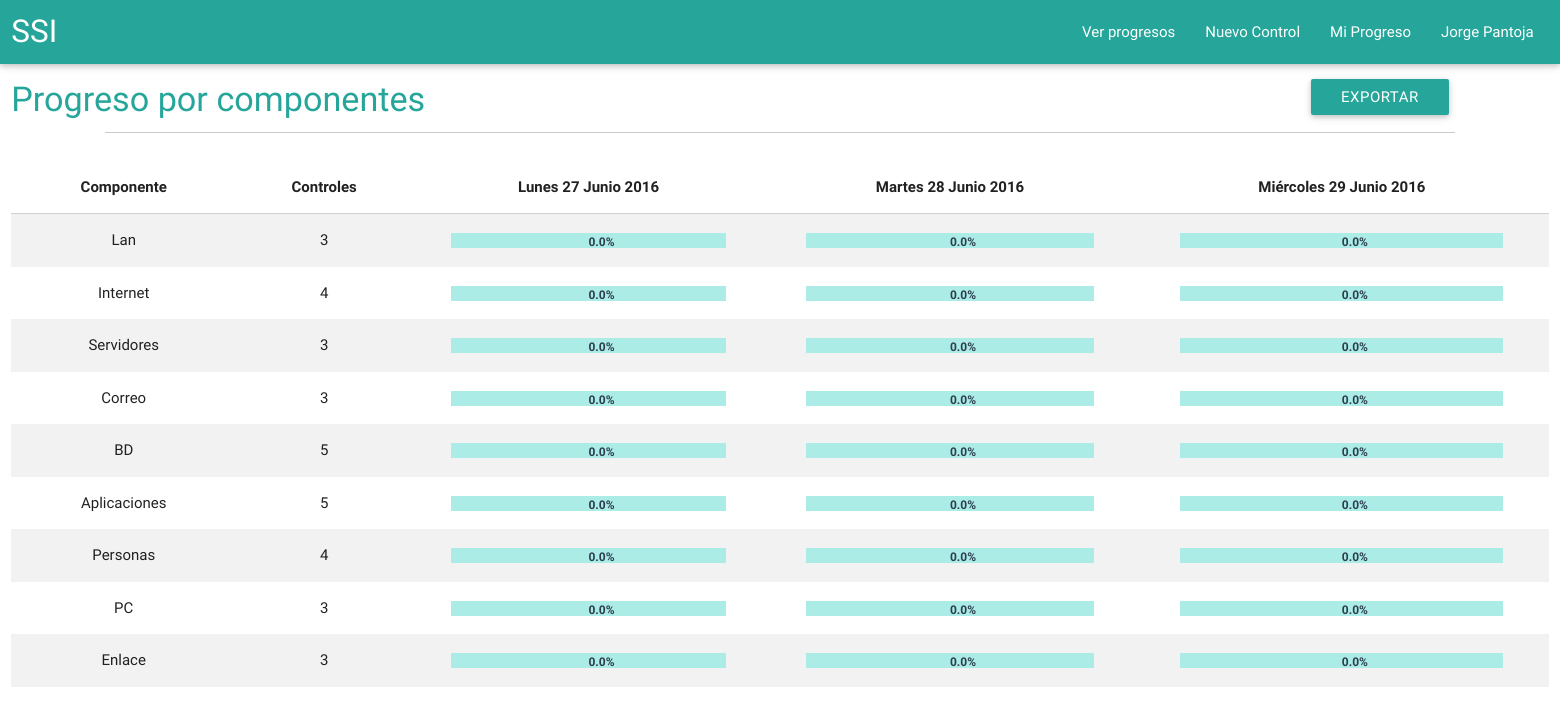
Screenshot of / (signed in) with the database file from the repository.
### userprofiles/models.py (models this page shows, shortened)
class Userprofile(AbstractBaseUser):
    email = models.EmailField(
        verbose_name='email address',
        max_length=255,
        unique=True,
    )
    name = models.CharField(max_length=255)
    lastname = models.CharField(max_length=255)
    is_active = models.BooleanField(default=True)
    is_admin = models.BooleanField(default=False)
    objects = UserprofileManager()
    USERNAME_FIELD = 'email'
    REQUIRED_FIELDS = ['name','lastname']

### components/models.py (models this page shows, shortened)
class Component(models.Model):
	name = models.CharField(max_length=255)
	class Meta:
		ordering = ('id',)

### SSI/views.py (the view, shortened to what this page needs)
# urls.py: url(r'^$',views.start, name='index'),
def start(request):
	if request.user.is_authenticated():
		if request.user.is_admin:
			componentdata=[]
			components = Component.objects.all()
			today = datetime.now()
			yesterday = today - timedelta(days=1)
			beforeyesterday = yesterday - timedelta(days=1)
			for c in components:
				taskquantity=Task.objects.filter(component=c).count()
				todayvalue = totalValue(c,today)
				yesterdayvalue = totalValue(c,yesterday)
				beforeyesterdayvalue = totalValue(c,beforeyesterday)
				data={'id':c.id,
				'name':c.name,
				'taskquantity':taskquantity,
				'todayvalue':todayvalue,
				'yesterdayvalue':yesterdayvalue,
				'beforeyesterdayvalue':beforeyesterdayvalue,
				}
				componentdata.append(data)
			context={'componentdata' : componentdata}
			context['todaydate']=today
			context['yesterdaydate']=yesterday
			context['beforeyesterdaydate']=beforeyesterday
			return render(request, 'index.html', context)
	else:
		return render(request, 'sign/signin.html', {})

### SSI/views.py (called while the page is built)
def totalValue(component,daydate):
	tasks = Task.objects.filter(component=component)
	totalValue=0
	cant=0
	for t in tasks:
		try:
			progress = Progress.objects.get(task=t,date=daydate)
			totalValue += progress.value
		except Progress.DoesNotExist:
			totalValue += 0
		cant+=1
	return round(totalValue/cant,2)

### templates/index.html (shortened to what this page needs)
{% extends "base.html" %}
{% block content %}
<div class="row">
	<div class="col s6">
		<h4>Progreso por componentes</h4>
	</div>
	<div class="col s6 push-s4" style="top:15px">
		<a class="btn waves-effect waves-light" onclick="exportTo('xls');" href="javascript://">Exportar</a>
	</div>
	<hr>
</div>
<div class="row ">
	<div class="col m12">
		<table  class="table centered striped">
        <thead>
          <tr>
              <th data-field="id">Componente</th>
              <th data-field="name">Controles</th>
              <th data-field="price">{{beforeyesterdaydate|date:"l d F Y"}}</th>
              <th data-field="price">{{yesterdaydate|date:"l d F Y"}}</th>
              <th data-field="price">{{todaydate|date:"l d F Y"}}</th>
          </tr>
        </thead>
        <tbody>
        {% for c in componentdata %}
			<tr>
				<td>{{c.name}}</td>
				<td>{{c.taskquantity}}</td>
				<td>
					<div id="{{c.id}}beforeyesterday" class="componentprogress">
					    <label id="status{{c.id}}beforeyesterday" class="progressstatus">{{c.beforeyesterdayvalue}}%</label>
					</div>
				</td>
				<td>
					<div id="{{c.id}}yesterday" class="componentprogress">
					    <label id="status{{c.id}}yesterday" class="progressstatus">{{c.yesterdayvalue}}%</label>
					</div>
				</td>
				<td>
					<div id="{{c.id}}today" class="componentprogress">
					    <label id="status{{c.id}}today" class="progressstatus">{{c.todayvalue}}%</label>
					</div>
				</td>
			</tr>
		{% endfor %}
        </tbody>
      </table>
	</div>
</div>
{% endblock %}

### templates/base.html (shortened to what this page needs)
<!DOCTYPE html>
<html lang="es">
<head>
	{% load staticfiles %}
	<link rel="stylesheet" type="text/css" href="{% static 'css/materialize.css' %}">
	<link rel="stylesheet" type="text/css" href="{% static 'css/app.css' %}">
</head>
<body>
	<nav>
		<div class="row">
		    <div class="nav-wrapper">
		    	<div class="col s12">
			      	<a href="#" class="brand-logo">SSI</a>
			      	<ul id="nav-mobile" class="right hide-on-med-and-down">
			      		{% if user.is_admin %}
			        	<li><a class="dropdown-button" href="#" data-activates="dropdown_progresos">Ver progresos</a></li>
			        	<li><a class="a-contrast" href="{% url "tasks:createtask" %}">Nuevo Control</a></li>
			        	{% endif %}
			        	{% if user.is_authenticated %}
						<li><a href="{% url "progress:showprogress" %}" class ="a-contrast">Mi Progreso</a></li>
			        	<li><a class="dropdown-button" href="#" data-activates="dropdown_user">{{ user.name }} {{ user.lastname }}</a></li>
						{% else %}
						<a class="a-contrast" href="{% url "userprofiles:signin" %}">Iniciar Sesión</a>
						{% endif %}
			      	</ul>
		    	</div>
		    </div>
		</div>
	</nav>
	<section class="body-container">
	{% block content %}
	{% endblock %}
	</section>
</body>
</html>

### static/css/app.css (style rules this page uses)
.componentprogress { position: relative; width: 80%; height: 15px; background-color: #ACECE6; margin: auto; }
.progressstatus { text-align: center; font-size: 12px; font-weight: bold; color: #2c3e50; z-index: 2; }
.progressstatus, .componentbar { display: inline; position: absolute; margin: auto; }
hr { max-width: 90rem; height: 0; border-right: 0; border-top: 0; border-bottom: 1px solid #cacaca; border-left: 0; clear: both; }
h1, h2, h3, h4, h5 { color : #26a69a; }

### rows the page displays
Userprofile: name "Jorge", lastname "Pantoja"
Component: name "Lan"
Component: name "Internet"
Component: name "Servidores"
Component: name "Correo"
Component: name "BD"
Component: name "Aplicaciones"
Component: name "Personas"
Component: name "PC"
Component: name "Enlace"

### other values shown
{{ beforeyesterdaydate|date:"l d F Y" }} "Lunes 27 Junio 2016"
{{ yesterdaydate|date:"l d F Y" }} "Martes 28 Junio 2016"
{{ todaydate|date:"l d F Y" }} "Miércoles 29 Junio 2016"
{{ c.taskquantity }} "3" "4" "3" "3" "5" "5" "4" "3" "3"
{{ c.beforeyesterdayvalue }} "0.0" "0.0" "0.0" "0.0" "0.0" "0.0" "0.0" "0.0" "0.0"
{{ c.yesterdayvalue }} "0.0" "0.0" "0.0" "0.0" "0.0" "0.0" "0.0" "0.0" "0.0"
{{ c.todayvalue }} "0.0" "0.0" "0.0" "0.0" "0.0" "0.0" "0.0" "0.0" "0.0"
